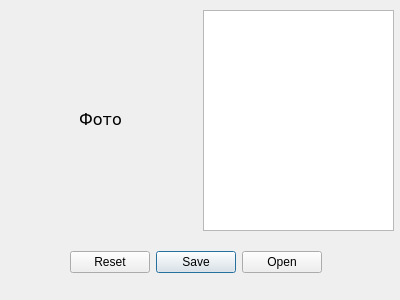
<?xml version="1.0" encoding="UTF-8"?>
<ui version="4.0">
 <class>LybarskiyZimin</class>
 <widget class="QWidget" name="LybarskiyZimin">
  <property name="geometry">
   <rect>
    <x>0</x>
    <y>0</y>
    <width>400</width>
    <height>300</height>
   </rect>
  </property>
  <property name="windowTitle">
   <string>Form</string>
  </property>
  <widget class="QLabel" name="label">
   <property name="geometry">
    <rect>
     <x>10</x>
     <y>9</y>
     <width>181</width>
     <height>221</height>
    </rect>
   </property>
   <property name="font">
    <font>
     <family>Verdana</family>
     <pointsize>12</pointsize>
    </font>
   </property>
   <property name="text">
    <string>Фото</string>
   </property>
   <property name="alignment">
    <set>Qt::AlignCenter</set>
   </property>
  </widget>
  <widget class="QTextEdit" name="textEdit">
   <property name="geometry">
    <rect>
     <x>203</x>
     <y>10</y>
     <width>191</width>
     <height>221</height>
    </rect>
   </property>
  </widget>
  <widget class="QDialogButtonBox" name="btnBox">
   <property name="enabled">
    <bool>true</bool>
   </property>
   <property name="geometry">
    <rect>
     <x>10</x>
     <y>240</y>
     <width>371</width>
     <height>45</height>
    </rect>
   </property>
   <property name="contextMenuPolicy">
    <enum>Qt::NoContextMenu</enum>
   </property>
   <property name="standardButtons">
    <set>QDialogButtonBox::Open|QDialogButtonBox::Reset|QDialogButtonBox::Save</set>
   </property>
   <property name="centerButtons">
    <bool>true</bool>
   </property>
  </widget>
 </widget>
 <resources/>
 <connections/>
</ui>
